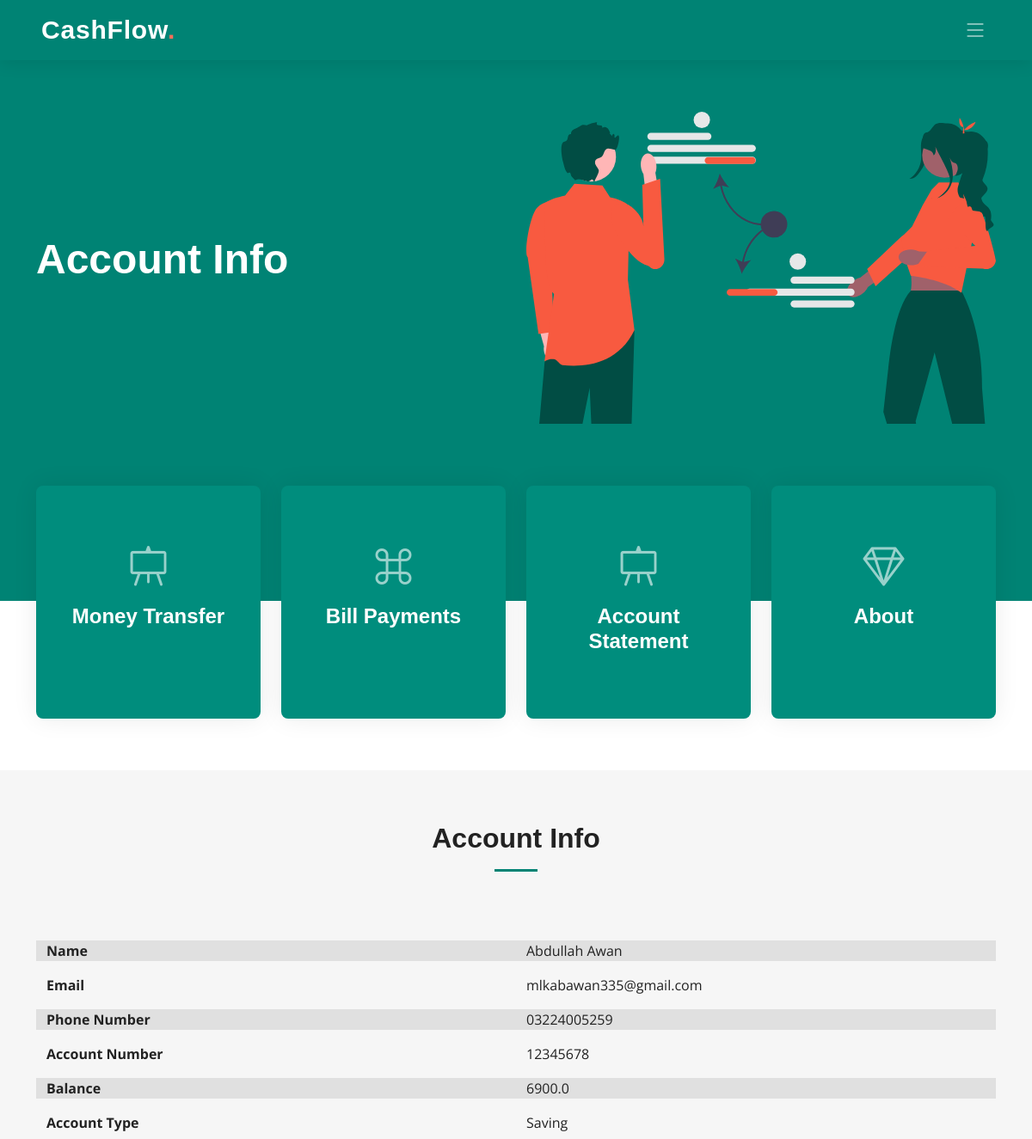
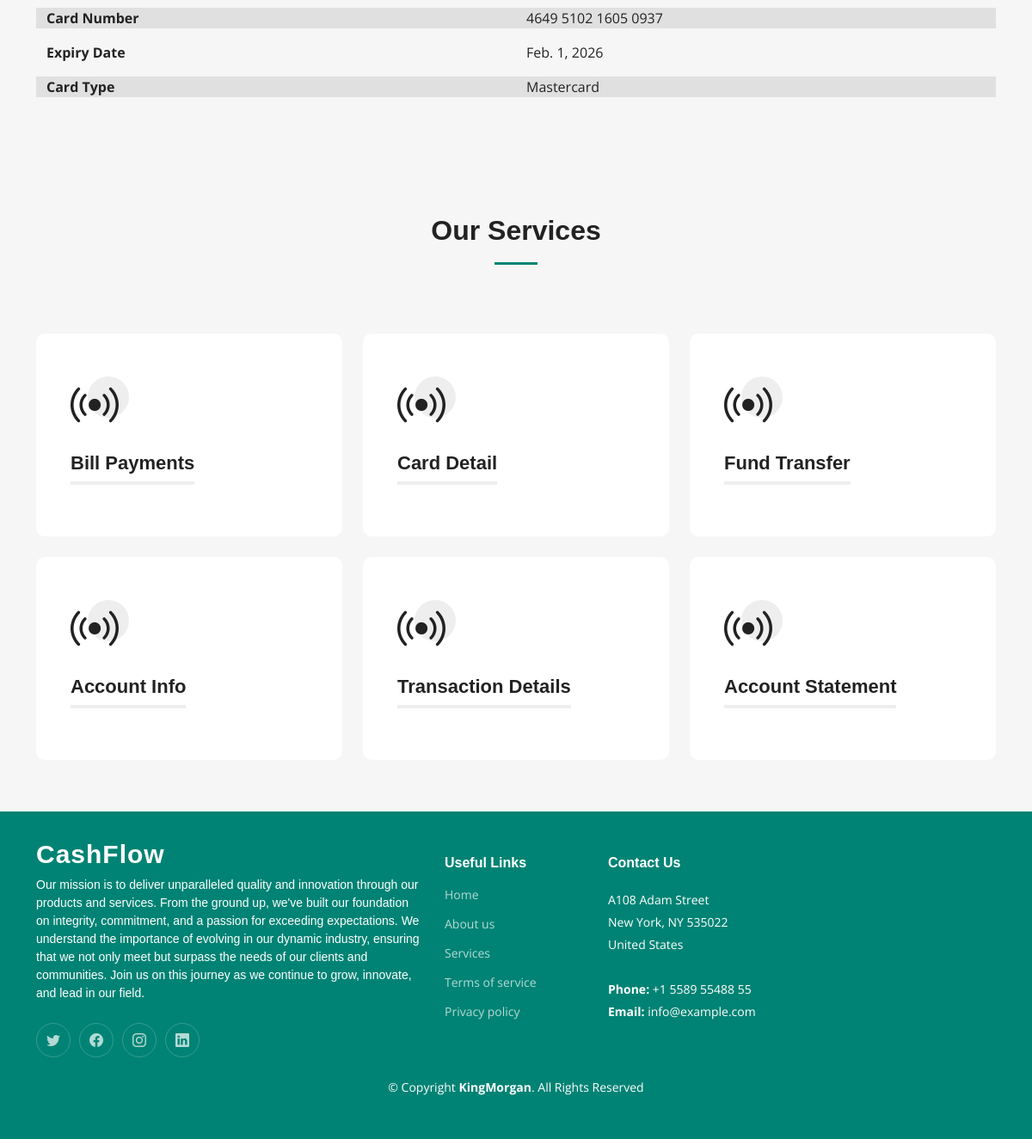
/accountInfo/ (signed in), run on the app's committed database (2 pictures, top to bottom).
### app/models.py (models this page shows)
class User(models.Model):
    name = models.CharField(max_length=100)
    email = models.EmailField()
    password = models.CharField(max_length=100)
    phone = models.CharField(max_length=100)
    address = models.CharField(max_length=100)
    CNIC = models.CharField(max_length=14, unique=True)
    phone = models.CharField(max_length=13, unique=True)
    username = models.CharField(max_length=150, null=False,default="")  # Added username field

class Accounts(models.Model):
    SAVING = 'Saving'
    CURRENT = 'Current'
    FIXED_DEPOSIT = 'Fixed Deposit'
    ACCOUNT_TYPE_CHOICES = [
        (SAVING, 'Saving'),
        (CURRENT, 'Current'),
        (FIXED_DEPOSIT, 'Fixed Deposit'),
    ]
    ACTIVE = 'Active'
    INACTIVE = 'Inactive'
    STATUS_CHOICES = [
        (ACTIVE, 'Active'),
        (INACTIVE, 'Inactive'),
    ]
    user = models.ForeignKey(User, on_delete=models.CASCADE)
    account_number = models.CharField(max_length=100, unique=True)
    balance = models.FloatField()
    account_type = models.CharField(max_length=20, choices=ACCOUNT_TYPE_CHOICES, default=CURRENT)
    status = models.CharField(max_length=20, choices=STATUS_CHOICES, default=ACTIVE)
    bank_id = models.ForeignKey('Banks', on_delete=models.CASCADE, default=11)

class ATMcards(models.Model):
    VISA = 'Visa'
    MASTERCARD = 'Mastercard'
    AMERICAN_EXPRESS = 'American Express'
    CARD_TYPE_CHOICES = [
        (VISA, 'Visa'),
        (MASTERCARD, 'Mastercard'),
        (AMERICAN_EXPRESS, 'American Express'),
    ]
    accounts = models.ForeignKey(Accounts, on_delete=models.CASCADE)
    card_number = models.CharField(max_length=16, unique=True)
    pin = models.CharField(max_length=4)
    expiry_date = models.DateField()
    card_type = models.CharField(max_length=20, choices=CARD_TYPE_CHOICES)
    is_active = models.BooleanField(default=False)

### app/views.py (the view)
# urls.py: path('accountInfo/',views.accountInfo,name="accountInfo"),
def accountInfo(request):
    user_id = request.session.get('user')  # Make sure this session key is correct
    user = get_object_or_404(User, pk=user_id)
    account = get_object_or_404(Accounts, user_id=user)  # Use user instance here
    card = get_object_or_404(ATMcards, accounts_id=account)  # Use account instance here
    print(user,account,card)
    print(card.expiry_date)
    return render(request,'dashboard/accountInfo.html',{'User' : user, 'Account' : account,'ATMcards': card, 'services': services})

### app/templates/Dashboard/accountInfo.html (shortened to what this page needs)
{% extends 'dashboard/index.html' %}
{% load static %}
{% block hero %}
<h2>Account Info</h2>
{% endblock hero %}
{% block content %}
<section id="services" class="services sections-bg">
    <div class="container" data-aos="fade-up">
        <div class="section-header">
            <h2>Account Info</h2>
        </div>
        <div class="container">
            <div class="row mb-3" style="background-color: #E0E0E0;">
                <div class="col-6 fw-bold">Name</div>
                <div class="col-6">{{ User.name }}</div>
              </div>
              <div class="row mb-3">
                <div class="col-6 fw-bold">Email</div>
                <div class="col-6">{{ User.email }}</div>
              </div>
              <div class="row mb-3" style="background-color: #E0E0E0;">
                <div class="col-6 fw-bold">Phone Number</div>
                <div class="col-6">{{ User.phone }}</div>
              </div>
            <div class="row mb-3" >
              <div class="col-6 fw-bold">Account Number</div>
              <div class="col-6">{{ Account.account_number }}</div>
            </div>
            <div class="row mb-3" style="background-color: #E0E0E0;">
              <div class="col-6 fw-bold">Balance</div>
              <div class="col-6">{{ Account.balance }}</div>
            </div>
            <div class="row mb-3" >
              <div class="col-6 fw-bold">Account Type</div>
              <div class="col-6">{{ Account.account_type }}</div>
            </div>
            <div class="row mb-3" style="background-color: #E0E0E0;">
              <div class="col-6 fw-bold">Card Number</div>
              <div class="col-6">{{ ATMcards.card_number }}</div>
            </div>
            <div class="row mb-3" >
              <div class="col-6 fw-bold">Expiry Date</div>
              <div class="col-6">{{ ATMcards.expiry_date }}</div>
            </div>
            <div class="row mb-3" style="background-color: #E0E0E0;">
              <div class="col-6 fw-bold">Card Type</div>
              <div class="col-6">{{ ATMcards.card_type }}</div>
            </div>
          </div>
    </div>
</section>
<section id="services" class="services sections-bg">
    <div class="container" data-aos="fade-up">
        <div class="section-header">
            <h2>Our Services</h2>
        </div>
        <div class="row gy-4" data-aos="fade-up" data-aos-delay="100">
            {% for service in services %}
                <div class="col-lg-4 col-md-6">
                    {% if service.url %}
                        <a href="{% url service.url %}">
                        <div class="service-item position-relative">
                            <div class="icon">
                                <i class="bi {{ service.icon }}"></i>
                            </div>
                            <h3>{{ service.name }}</h3>
                        </div>
                        </a>
                    {% endif %}
                </div>
            {% endfor %}
        </div>
    </div>
</section>
{% endblock content %}

### app/templates/Dashboard/index.html (shortened to what this page needs)
{% load static %}
<!DOCTYPE html>
<html lang="en">
<head>
  <link href="{% static 'vendor/bootstrap/css/bootstrap.min.css' %}" rel="stylesheet">
  <link href="{% static 'vendor/bootstrap-icons/bootstrap-icons.css' %}" rel="stylesheet">
  <link href="{% static 'vendor/aos/aos.css' %}" rel="stylesheet">
  <link href="{% static 'vendor/glightbox/css/glightbox.min.css' %}" rel="stylesheet">
  <link href="{% static 'vendor/swiper/swiper-bundle.min.css' %}" rel="stylesheet">
  <link href="{% static 'css/main.css' %}" rel="stylesheet">
</head>
<body>
  <header id="header" class="header d-flex align-items-center">
    <div class="container-fluid container-xl d-flex align-items-center justify-content-between">
      <a href="{% url 'dashboard' %}" class="logo d-flex align-items-center">
        <h1>CashFlow<span>.</span></h1>
      </a>
      <i class="mobile-nav-toggle mobile-nav-show bi bi-list"></i>
    </div>
</header>
<section id="hero" class="hero">
    <div class="container position-relative">
      <div class="row gy-5" data-aos="fade-in">
        <div class="col-lg-6 order-2 order-lg-1 d-flex flex-column justify-content-center text-center text-lg-start">
            {% block hero %}{% endblock hero %}
        </div>
        <div class="col-lg-6 order-1 order-lg-2">
          <img src="{% static 'img/hero-img.svg' %}" class="img-fluid" alt="" data-aos="zoom-out" data-aos-delay="100">
        </div>
      </div>
    </div>
    <div class="icon-boxes position-relative">
      <div class="container position-relative">
        <div class="row gy-4 mt-5">
          <div class="col-xl-3 col-md-6" data-aos="fade-up" data-aos-delay="100">
            <div class="icon-box">
              <div class="icon"><i class="bi bi-easel"></i></div>
              <h4 class="title"><a href="{% url 'fundtransfer' %}" class="stretched-link">Money Transfer</a></h4>
            </div>
          </div>
          <div class="col-xl-3 col-md-6" data-aos="fade-up" data-aos-delay="500">
            <div class="icon-box">
              <div class="icon"><i class="bi bi-command"></i></div>
              <h4 class="title"><a href="{% url 'billpayment' %}" class="stretched-link">Bill Payments</a></h4>
            </div>
          </div>
          <div class="col-xl-3 col-md-6" data-aos="fade-up" data-aos-delay="100">
            <div class="icon-box">
              <div class="icon"><i class="bi bi-easel"></i></div>
              <h4 class="title"><a href="" class="stretched-link">Account Statement</a></h4>
            </div>
          </div>
          <div class="col-xl-3 col-md-6" data-aos="fade-up" data-aos-delay="200">
            <div class="icon-box">
              <div class="icon"><i class="bi bi-gem"></i></div>
              <h4 class="title"><a href="{% url 'about' %}" class="stretched-link">About</a></h4>
            </div>
          </div>
        </div>
      </div>
    </div>
</section>
  {% block content %}{% endblock content %}
<footer id="footer" class="footer">
    <div class="container">
      <div class="row gy-4">
        <div class="col-lg-5 col-md-12 footer-info">
          <a href="" class="logo d-flex align-items-center">
            <span>CashFlow</span>
          </a>
          <p>Our mission is to deliver unparalleled quality and innovation through our products and services. From the ground up, we've built our foundation on integrity, commitment, and a passion for exceeding expectations. We understand the importance of evolving in our dynamic industry, ensuring that we not only meet but surpass the needs of our clients and communities. Join us on this journey as we continue to grow, innovate, and lead in our field.</p>
          <div class="social-links d-flex mt-4">
            <a href="#" class="twitter"><i class="bi bi-twitter"></i></a>
            <a href="#" class="facebook"><i class="bi bi-facebook"></i></a>
            <a href="#" class="instagram"><i class="bi bi-instagram"></i></a>
            <a href="#" class="linkedin"><i class="bi bi-linkedin"></i></a>
          </div>
        </div>
        <div class="col-lg-2 col-6 footer-links">
          <h4>Useful Links</h4>
          <ul>
            <li><a href="">Home</a></li>
            <li><a href="">About us</a></li>
            <li><a href="">Services</a></li>
            <li><a href="">Terms of service</a></li>
            <li><a href="">Privacy policy</a></li>
          </ul>
        </div>
        <div class="col-lg-3 col-md-12 footer-contact text-center text-md-start">
          <h4>Contact Us</h4>
          <p>
            A108 Adam Street <br>
            New York, NY 535022<br>
            United States <br><br>
            <strong>Phone:</strong> +1 5589 55488 55<br>
            <strong>Email:</strong> info@example.com<br>
          </p>
        </div>
      </div>
    </div>
    <div class="container mt-4">
      <div class="copyright">
        &copy; Copyright <strong><span>KingMorgan</span></strong>. All Rights Reserved
      </div>
    </div>
</footer>
</body>
</html>

### data on the page
User: name "Abdullah Awan", email "mlkabawan335@gmail.com", phone "03224005259"
Accounts: account_number "12345678", balance "6900.0", account_type "Saving"
ATMcards: card_number "4649 5102 1605 0937", expiry_date "Feb. 1, 2026", card_type "Mastercard"

### other printed values
{{ service.name }} "Bill Payments" "Card Detail" "Fund Transfer" "Account Info" "Transaction Details" "Account Statement"
